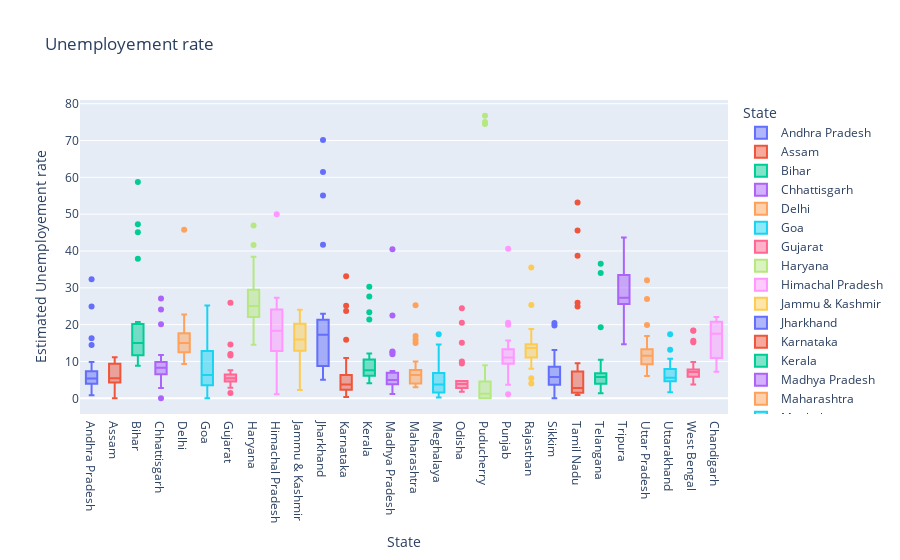

The code cell stored with this chart in its notebook:
### Code cell
fig=px.box(data,x='State',y='Estimated Unemployement rate',color='State',title='Unemployement rate')
fig.show()

### Figure 1 — Plotly figure (JSON) as saved in the notebook; plotly's stock layout.template omitted (floating-point values rounded to 4 significant figures)
{"data": [{"alignmentgroup": "True", "hovertemplate": "State=%{x}<br>Estimated Unemployement rate=%{y}<extra></extra>", "legendgroup": "Andhra Pradesh", "marker": {"color": "#636efa"}, "name": "Andhra Pradesh", "notched": false, "offsetgroup": "Andhra Pradesh", "orientation": "v", "showlegend": true, "type": "box", "x": ["Andhra Pradesh", "Andhra Pradesh", "Andhra Pradesh", "Andhra Pradesh", "Andhra Pradesh", "Andhra Pradesh", "Andhra Pradesh", "Andhra Pradesh", "Andhra Pradesh", "Andhra Pradesh", "Andhra Pradesh", "Andhra Pradesh", "Andhra Pradesh", "Andhra Pradesh", "Andhra Pradesh", "Andhra Pradesh", "Andhra Pradesh", "Andhra Pradesh", "Andhra Pradesh", "Andhra Pradesh", "Andhra Pradesh", "Andhra Pradesh", "Andhra Pradesh", "Andhra Pradesh", "Andhra Pradesh", "Andhra Pradesh", "Andhra Pradesh", "Andhra Pradesh"], "x0": " ", "xaxis": "x", "y": [3.65, 3.05, 3.75, 3.32, 5.17, 3.52, 4.12, 4.38, 4.84, 5.91, 4.06, 16.29, 14.46, 0.85, 6.09, 3.8, 5.64, 4.61, 6.01, 4.7, 7.54, 7.88, 7.11, 5.66, 9.88, 32.3, 24.91, 5.86], "y0": " ", "yaxis": "y"}, {"alignmentgroup": "True", "hovertemplate": "State=%{x}<br>Estimated Unemployement rate=%{y}<extra></extra>", "legendgroup": "Assam", "marker": {"color": "#EF553B"}, "name": "Assam", "notched": false, "offsetgroup": "Assam", "orientation": "v", "showlegend": true, "type": "box", "x": ["Assam", "Assam", "Assam", "Assam", "Assam", "Assam", "Assam", "Assam", "Assam", "Assam", "Assam", "Assam", "Assam", "Assam", "Assam", "Assam", "Assam", "Assam", "Assam", "Assam", "Assam", "Assam", "Assam", "Assam", "Assam", "Assam"], "x0": " ", "xaxis": "x", "y": [4.29, 5.08, 4.26, 5.79, 4.46, 4.65, 4.66, 4.29, 3.26, 3.77, 9.38, 0.0, 7.87, 9.89, 3.21, 10.39, 9.26, 11.17, 6.31, 5.02, 7.24, 9.98, 10.34, 8.37, 10.77, 3.42], "y0": " ", "yaxis": "y"}, {"alignmentgroup": "True", "hovertemplate": "State=%{x}<br>Estimated Unemployement rate=%{y}<extra></extra>", "legendgroup": "Bihar", "marker": {"color": "#00cc96"}, "name": "Bihar", "notched": false, "offsetgroup": "Bihar", "orientation": "v", "showlegend": true, "type": "box", "x": ["Bihar", "Bihar", "Bihar", "Bihar", "Bihar", "Bihar", "Bihar", "Bihar", "Bihar", "Bihar", "Bihar", "Bihar", "Bihar", "Bihar", "Bihar", "Bihar", "Bihar", "Bihar", "Bihar", "Bihar", "Bihar", "Bihar", "Bihar", "Bihar", "Bihar", "Bihar", "Bihar", "Bihar"], "x0": " ", "xaxis": "x", "y": [9.27, 10.2, 13.44, 11.0, 8.87, 12.47, 12.4, 10.16, 9.13, 9.61, 15.39, 45.09, 47.26, 20.49, 19.9, 13.29, 16.41, 17.66, 20.46, 14.06, 17.62, 14.91, 20.69, 15.11, 15.73, 58.77, 37.87, 12.45], "y0": " ", "yaxis": "y"}, {"alignmentgroup": "True", "hovertemplate": "State=%{x}<br>Estimated Unemployement rate=%{y}<extra></extra>", "legendgroup": "Chhattisgarh", "marker": {"color": "#ab63fa"}, "name": "Chhattisgarh", "notched": false, "offsetgroup": "Chhattisgarh", "orientation": "v", "showlegend": true, "type": "box", "x": ["Chhattisgarh", "Chhattisgarh", "Chhattisgarh", "Chhattisgarh", "Chhattisgarh", "Chhattisgarh", "Chhattisgarh", "Chhattisgarh", "Chhattisgarh", "Chhattisgarh", "Chhattisgarh", "Chhattisgarh", "Chhattisgarh", "Chhattisgarh", "Chhattisgarh", "Chhattisgarh", "Chhattisgarh", "Chhattisgarh", "Chhattisgarh", "Chhattisgarh", "Chhattisgarh", "Chhattisgarh", "Chhattisgarh", "Chhattisgarh", "Chhattisgarh", "Chhattisgarh", "Chhattisgarh", "Chhattisgarh"], "x0": " ", "xaxis": "x", "y": [9.82, 6.76, 4.54, 4.64, 8.33, 6.96, 2.77, 6.11, 9.89, 7.89, 7.31, 0.0, 7.64, 10.14, 9.77, 11.77, 8.17, 6.29, 9.46, 10.27, 8.32, 3.57, 9.01, 9.79, 8.21, 20.13, 24.1, 27.07], "y0": " ", "yaxis": "y"}, {"alignmentgroup": "True", "hovertemplate": "State=%{x}<br>Estimated Unemployement rate=%{y}<extra></extra>", "legendgroup": "Delhi", "marker": {"color": "#FFA15A"}, "name": "Delhi", "notched": false, "offsetgroup": "Delhi", "orientation": "v", "showlegend": true, "type": "box", "x": ["Delhi", "Delhi", "Delhi", "Delhi", "Delhi", "Delhi", "Delhi", "Delhi", "Delhi", "Delhi", "Delhi", "Delhi", "Delhi", "Delhi", "Delhi", "Delhi", "Delhi", "Delhi", "Delhi", "Delhi", "Delhi", "Delhi", "Delhi", "Delhi", "Delhi", "Delhi", "Delhi", "Delhi"], "x0": " ", "xaxis": "x", "y": [12.56, 9.33, 11.07, 17.18, 12.5, 15.84, 11.11, 16.97, 13.48, 13.81, 15.18, 20.69, 22.76, 21.14, 12.31, 12.76, 14.68, 13.52, 20.59, 12.41, 16.11, 11.07, 22.45, 14.86, 17.09, 16.51, 45.78, 18.11], "y0": " ", "yaxis": "y"}, {"alignmentgroup": "True", "hovertemplate": "State=%{x}<br>Estimated Unemployement rate=%{y}<extra></extra>", "legendgroup": "Goa", "marker": {"color": "#19d3f3"}, "name": "Goa", "notched": false, "offsetgroup": "Goa", "orientation": "v", "showlegend": true, "type": "box", "x": ["Goa", "Goa", "Goa", "Goa", "Goa", "Goa", "Goa", "Goa", "Goa", "Goa", "Goa", "Goa", "Goa", "Goa", "Goa", "Goa", "Goa", "Goa", "Goa", "Goa", "Goa", "Goa", "Goa", "Goa"], "x0": " ", "xaxis": "x", "y": [2.91, 5.45, 10.98, 1.98, 3.61, 7.21, 23.71, 3.54, 5.38, 0.0, 15.91, 20.0, 2.75, 13.33, 12.28, 4.9, 3.16, 12.31, 25.2, 16.22, 10.92, 4.31, 4.76, 11.76], "y0": " ", "yaxis": "y"}, {"alignmentgroup": "True", "hovertemplate": "State=%{x}<br>Estimated Unemployement rate=%{y}<extra></extra>", "legendgroup": "Gujarat", "marker": {"color": "#FF6692"}, "name": "Gujarat", "notched": false, "offsetgroup": "Gujarat", "orientation": "v", "showlegend": true, "type": "box", "x": ["Gujarat", "Gujarat", "Gujarat", "Gujarat", "Gujarat", "Gujarat", "Gujarat", "Gujarat", "Gujarat", "Gujarat", "Gujarat", "Gujarat", "Gujarat", "Gujarat", "Gujarat", "Gujarat", "Gujarat", "Gujarat", "Gujarat", "Gujarat", "Gujarat", "Gujarat", "Gujarat", "Gujarat", "Gujarat", "Gujarat", "Gujarat", "Gujarat"], "x0": " ", "xaxis": "x", "y": [2.88, 4.77, 4.58, 3.7, 6.29, 4.91, 4.68, 3.46, 5.35, 6.64, 7.59, 12.0, 14.58, 1.41, 4.09, 6.31, 5.15, 4.2, 5.96, 5.45, 7.53, 5.71, 5.82, 6.04, 5.39, 25.94, 11.62, 4.54], "y0": " ", "yaxis": "y"}, {"alignmentgroup": "True", "hovertemplate": "State=%{x}<br>Estimated Unemployement rate=%{y}<extra></extra>", "legendgroup": "Haryana", "marker": {"color": "#B6E880"}, "name": "Haryana", "notched": false, "offsetgroup": "Haryana", "orientation": "v", "showlegend": true, "type": "box", "x": ["Haryana", "Haryana", "Haryana", "Haryana", "Haryana", "Haryana", "Haryana", "Haryana", "Haryana", "Haryana", "Haryana", "Haryana", "Haryana", "Haryana", "Haryana", "Haryana", "Haryana", "Haryana", "Haryana", "Haryana", "Haryana", "Haryana", "Haryana", "Haryana", "Haryana", "Haryana", "Haryana", "Haryana"], "x0": " ", "xaxis": "x", "y": [14.54, 23.08, 16.22, 30.94, 16.36, 24.17, 16.59, 29.56, 16.21, 27.19, 23.92, 41.61, 34.22, 35.57, 24.67, 20.42, 25.45, 24.19, 26.84, 21.04, 27.06, 23.65, 27.24, 23.29, 27.14, 46.89, 38.46, 29.41], "y0": " ", "yaxis": "y"}, {"alignmentgroup": "True", "hovertemplate": "State=%{x}<br>Estimated Unemployement rate=%{y}<extra></extra>", "legendgroup": "Himachal Pradesh", "marker": {"color": "#FF97FF"}, "name": "Himachal Pradesh", "notched": false, "offsetgroup": "Himachal Pradesh", "orientation": "v", "showlegend": true, "type": "box", "x": ["Himachal Pradesh", "Himachal Pradesh", "Himachal Pradesh", "Himachal Pradesh", "Himachal Pradesh", "Himachal Pradesh", "Himachal Pradesh", "Himachal Pradesh", "Himachal Pradesh", "Himachal Pradesh", "Himachal Pradesh", "Himachal Pradesh", "Himachal Pradesh", "Himachal Pradesh", "Himachal Pradesh", "Himachal Pradesh", "Himachal Pradesh", "Himachal Pradesh", "Himachal Pradesh", "Himachal Pradesh", "Himachal Pradesh", "Himachal Pradesh", "Himachal Pradesh", "Himachal Pradesh", "Himachal Pradesh", "Himachal Pradesh", "Himachal Pradesh", "Himachal Pradesh"], "x0": " ", "xaxis": "x", "y": [13.68, 11.43, 20.59, 18.56, 15.98, 15.81, 22.86, 19.46, 16.67, 15.42, 17.71, 2.13, 25.64, 1.12, 10.88, 21.43, 21.51, 24.48, 12.0, 23.77, 27.27, 25.32, 18.15, 27.31, 26.44, 2.7, 50.0, 10.81], "y0": " ", "yaxis": "y"}, {"alignmentgroup": "True", "hovertemplate": "State=%{x}<br>Estimated Unemployement rate=%{y}<extra></extra>", "legendgroup": "Jammu & Kashmir", "marker": {"color": "#FECB52"}, "name": "Jammu & Kashmir", "notched": false, "offsetgroup": "Jammu & Kashmir", "orientation": "v", "showlegend": true, "type": "box", "x": ["Jammu & Kashmir", "Jammu & Kashmir", "Jammu & Kashmir", "Jammu & Kashmir", "Jammu & Kashmir", "Jammu & Kashmir", "Jammu & Kashmir", "Jammu & Kashmir", "Jammu & Kashmir", "Jammu & Kashmir", "Jammu & Kashmir", "Jammu & Kashmir", "Jammu & Kashmir", "Jammu & Kashmir", "Jammu & Kashmir", "Jammu & Kashmir", "Jammu & Kashmir", "Jammu & Kashmir", "Jammu & Kashmir", "Jammu & Kashmir", "Jammu & Kashmir"], "x0": " ", "xaxis": "x", "y": [12.78, 12.09, 13.67, 11.32, 19.27, 14.73, 22.19, 21.23, 16.0, 2.22, 18.97, 23.04, 19.88, 21.55, 24.06, 14.29, 7.02, 18.54, 19.86, 14.29, 12.96], "y0": " ", "yaxis": "y"}, {"alignmentgroup": "True", "hovertemplate": "State=%{x}<br>Estimated Unemployement rate=%{y}<extra></extra>", "legendgroup": "Jharkhand", "marker": {"color": "#636efa"}, "name": "Jharkhand", "notched": false, "offsetgroup": "Jharkhand", "orientation": "v", "showlegend": true, "type": "box", "x": ["Jharkhand", "Jharkhand", "Jharkhand", "Jharkhand", "Jharkhand", "Jharkhand", "Jharkhand", "Jharkhand", "Jharkhand", "Jharkhand", "Jharkhand", "Jharkhand", "Jharkhand", "Jharkhand", "Jharkhand", "Jharkhand", "Jharkhand", "Jharkhand", "Jharkhand", "Jharkhand", "Jharkhand", "Jharkhand", "Jharkhand", "Jharkhand", "Jharkhand", "Jharkhand", "Jharkhand", "Jharkhand"], "x0": " ", "xaxis": "x", "y": [7.11, 8.46, 9.98, 12.06, 7.12, 6.57, 8.07, 15.15, 6.16, 9.06, 5.01, 41.72, 55.1, 21.53, 17.23, 20.51, 15.67, 20.25, 21.16, 19.05, 17.34, 22.01, 22.96, 19.67, 16.4, 61.48, 70.17, 19.38], "y0": " ", "yaxis": "y"}, {"alignmentgroup": "True", "hovertemplate": "State=%{x}<br>Estimated Unemployement rate=%{y}<extra></extra>", "legendgroup": "Karnataka", "marker": {"color": "#EF553B"}, "name": "Karnataka", "notched": false, "offsetgroup": "Karnataka", "orientation": "v", "showlegend": true, "type": "box", "x": ["Karnataka", "Karnataka", "Karnataka", "Karnataka", "Karnataka", "Karnataka", "Karnataka", "Karnataka", "Karnataka", "Karnataka", "Karnataka", "Karnataka", "Karnataka", "Karnataka", "Karnataka", "Karnataka", "Karnataka", "Karnataka", "Karnataka", "Karnataka", "Karnataka", "Karnataka", "Karnataka", "Karnataka", "Karnataka", "Karnataka", "Karnataka", "Karnataka"], "x0": " ", "xaxis": "x", "y": [5.46, 5.98, 0.52, 0.37, 3.2, 7.13, 1.19, 0.41, 2.57, 4.11, 2.39, 33.17, 23.72, 10.92, 6.56, 5.0, 2.29, 1.27, 3.57, 3.87, 3.44, 1.56, 3.31, 2.88, 4.92, 25.12, 15.88, 6.12], "y0": " ", "yaxis": "y"}, {"alignmentgroup": "True", "hovertemplate": "State=%{x}<br>Estimated Unemployement rate=%{y}<extra></extra>", "legendgroup": "Kerala", "marker": {"color": "#00cc96"}, "name": "Kerala", "notched": false, "offsetgroup": "Kerala", "orientation": "v", "showlegend": true, "type": "box", "x": ["Kerala", "Kerala", "Kerala", "Kerala", "Kerala", "Kerala", "Kerala", "Kerala", "Kerala", "Kerala", "Kerala", "Kerala", "Kerala", "Kerala", "Kerala", "Kerala", "Kerala", "Kerala", "Kerala", "Kerala", "Kerala", "Kerala", "Kerala", "Kerala", "Kerala", "Kerala", "Kerala", "Kerala"], "x0": " ", "xaxis": "x", "y": [6.63, 9.0, 4.95, 10.32, 5.35, 9.14, 5.0, 10.77, 4.11, 8.91, 8.85, 10.71, 23.38, 27.66, 6.11, 6.67, 7.58, 7.69, 5.52, 5.35, 6.71, 7.31, 6.65, 6.08, 9.14, 21.43, 30.28, 12.17], "y0": " ", "yaxis": "y"}, {"alignmentgroup": "True", "hovertemplate": "State=%{x}<br>Estimated Unemployement rate=%{y}<extra></extra>", "legendgroup": "Madhya Pradesh", "marker": {"color": "#ab63fa"}, "name": "Madhya Pradesh", "notched": false, "offsetgroup": "Madhya Pradesh", "orientation": "v", "showlegend": true, "type": "box", "x": ["Madhya Pradesh", "Madhya Pradesh", "Madhya Pradesh", "Madhya Pradesh", "Madhya Pradesh", "Madhya Pradesh", "Madhya Pradesh", "Madhya Pradesh", "Madhya Pradesh", "Madhya Pradesh", "Madhya Pradesh", "Madhya Pradesh", "Madhya Pradesh", "Madhya Pradesh", "Madhya Pradesh", "Madhya Pradesh", "Madhya Pradesh", "Madhya Pradesh", "Madhya Pradesh", "Madhya Pradesh", "Madhya Pradesh", "Madhya Pradesh", "Madhya Pradesh", "Madhya Pradesh", "Madhya Pradesh", "Madhya Pradesh", "Madhya Pradesh", "Madhya Pradesh"], "x0": " ", "xaxis": "x", "y": [3.63, 4.25, 3.92, 4.94, 3.08, 2.98, 2.72, 2.94, 3.66, 4.42, 1.19, 12.5, 22.46, 6.46, 3.91, 6.38, 7.38, 6.82, 7.0, 4.4, 6.06, 6.2, 5.17, 4.96, 4.8, 11.94, 40.49, 12.72], "y0": " ", "yaxis": "y"}, {"alignmentgroup": "True", "hovertemplate": "State=%{x}<br>Estimated Unemployement rate=%{y}<extra></extra>", "legendgroup": "Maharashtra", "marker": {"color": "#FFA15A"}, "name": "Maharashtra", "notched": false, "offsetgroup": "Maharashtra", "orientation": "v", "showlegend": true, "type": "box", "x": ["Maharashtra", "Maharashtra", "Maharashtra", "Maharashtra", "Maharashtra", "Maharashtra", "Maharashtra", "Maharashtra", "Maharashtra", "Maharashtra", "Maharashtra", "Maharashtra", "Maharashtra", "Maharashtra", "Maharashtra", "Maharashtra", "Maharashtra", "Maharashtra", "Maharashtra", "Maharashtra", "Maharashtra", "Maharashtra", "Maharashtra", "Maharashtra", "Maharashtra", "Maharashtra", "Maharashtra", "Maharashtra"], "x0": " ", "xaxis": "x", "y": [3.67, 4.34, 3.66, 3.76, 4.4, 3.81, 3.68, 3.03, 3.8, 4.24, 5.38, 25.28, 16.89, 9.4, 6.08, 6.46, 6.35, 7.57, 7.6, 7.51, 7.6, 7.83, 6.67, 5.34, 6.34, 14.99, 15.92, 10.01], "y0": " ", "yaxis": "y"}, {"alignmentgroup": "True", "hovertemplate": "State=%{x}<br>Estimated Unemployement rate=%{y}<extra></extra>", "legendgroup": "Meghalaya", "marker": {"color": "#19d3f3"}, "name": "Meghalaya", "notched": false, "offsetgroup": "Meghalaya", "orientation": "v", "showlegend": true, "type": "box", "x": ["Meghalaya", "Meghalaya", "Meghalaya", "Meghalaya", "Meghalaya", "Meghalaya", "Meghalaya", "Meghalaya", "Meghalaya", "Meghalaya", "Meghalaya", "Meghalaya", "Meghalaya", "Meghalaya", "Meghalaya", "Meghalaya", "Meghalaya", "Meghalaya", "Meghalaya", "Meghalaya", "Meghalaya", "Meghalaya", "Meghalaya", "Meghalaya", "Meghalaya", "Meghalaya", "Meghalaya"], "x0": " ", "xaxis": "x", "y": [3.16, 4.23, 1.03, 0.52, 0.24, 3.7, 1.5, 1.8, 0.97, 2.76, 1.28, 8.38, 3.73, 1.35, 8.4, 8.66, 4.43, 5.8, 5.3, 7.2, 3.02, 5.21, 4.76, 7.37, 2.8, 17.39, 14.58], "y0": " ", "yaxis": "y"}, {"alignmentgroup": "True", "hovertemplate": "State=%{x}<br>Estimated Unemployement rate=%{y}<extra></extra>", "legendgroup": "Odisha", "marker": {"color": "#FF6692"}, "name": "Odisha", "notched": false, "offsetgroup": "Odisha", "orientation": "v", "showlegend": true, "type": "box", "x": ["Odisha", "Odisha", "Odisha", "Odisha", "Odisha", "Odisha", "Odisha", "Odisha", "Odisha", "Odisha", "Odisha", "Odisha", "Odisha", "Odisha", "Odisha", "Odisha", "Odisha", "Odisha", "Odisha", "Odisha", "Odisha", "Odisha", "Odisha", "Odisha", "Odisha", "Odisha", "Odisha", "Odisha"], "x0": " ", "xaxis": "x", "y": [4.17, 4.71, 3.31, 3.68, 4.31, 4.28, 4.72, 4.67, 1.81, 3.31, 15.09, 24.48, 9.45, 4.59, 2.95, 2.63, 1.78, 3.5, 3.78, 4.5, 2.23, 3.36, 2.28, 2.19, 3.96, 20.5, 10.0, 2.18], "y0": " ", "yaxis": "y"}, {"alignmentgroup": "True", "hovertemplate": "State=%{x}<br>Estimated Unemployement rate=%{y}<extra></extra>", "legendgroup": "Puducherry", "marker": {"color": "#B6E880"}, "name": "Puducherry", "notched": false, "offsetgroup": "Puducherry", "orientation": "v", "showlegend": true, "type": "box", "x": ["Puducherry", "Puducherry", "Puducherry", "Puducherry", "Puducherry", "Puducherry", "Puducherry", "Puducherry", "Puducherry", "Puducherry", "Puducherry", "Puducherry", "Puducherry", "Puducherry", "Puducherry", "Puducherry", "Puducherry", "Puducherry", "Puducherry", "Puducherry", "Puducherry", "Puducherry", "Puducherry", "Puducherry", "Puducherry", "Puducherry"], "x0": " ", "xaxis": "x", "y": [0.0, 0.0, 0.0, 4.85, 0.0, 1.18, 0.0, 1.99, 0.58, 1.74, 2.31, 74.51, 1.25, 0.0, 0.0, 8.95, 1.22, 1.17, 1.37, 5.21, 0.57, 1.78, 0.62, 76.74, 75.0, 4.55], "y0": " ", "yaxis": "y"}, {"alignmentgroup": "True", "hovertemplate": "State=%{x}<br>Estimated Unemployement rate=%{y}<extra></extra>", "legendgroup": "Punjab", "marker": {"color": "#FF97FF"}, "name": "Punjab", "notched": false, "offsetgroup": "Punjab", "orientation": "v", "showlegend": true, "type": "box", "x": ["Punjab", "Punjab", "Punjab", "Punjab", "Punjab", "Punjab", "Punjab", "Punjab", "Punjab", "Punjab", "Punjab", "Punjab", "Punjab", "Punjab", "Punjab", "Punjab", "Punjab", "Punjab", "Punjab", "Punjab", "Punjab", "Punjab", "Punjab", "Punjab", "Punjab", "Punjab", "Punjab", "Punjab"], "x0": " ", "xaxis": "x", "y": [9.17, 12.21, 9.64, 6.69, 8.59, 12.56, 7.07, 6.13, 9.69, 10.41, 10.51, 3.69, 40.59, 20.0, 13.49, 13.17, 11.61, 11.99, 15.69, 13.75, 10.39, 11.97, 13.68, 11.99, 9.97, 1.13, 20.54, 10.55], "y0": " ", "yaxis": "y"}, {"alignmentgroup": "True", "hovertemplate": "State=%{x}<br>Estimated Unemployement rate=%{y}<extra></extra>", "legendgroup": "Rajasthan", "marker": {"color": "#FECB52"}, "name": "Rajasthan", "notched": false, "offsetgroup": "Rajasthan", "orientation": "v", "showlegend": true, "type": "box", "x": ["Rajasthan", "Rajasthan", "Rajasthan", "Rajasthan", "Rajasthan", "Rajasthan", "Rajasthan", "Rajasthan", "Rajasthan", "Rajasthan", "Rajasthan", "Rajasthan", "Rajasthan", "Rajasthan", "Rajasthan", "Rajasthan", "Rajasthan", "Rajasthan", "Rajasthan", "Rajasthan", "Rajasthan", "Rajasthan", "Rajasthan", "Rajasthan", "Rajasthan", "Rajasthan", "Rajasthan", "Rajasthan"], "x0": " ", "xaxis": "x", "y": [4.03, 13.7, 9.7, 12.5, 5.45, 14.66, 10.47, 13.96, 8.0, 14.48, 9.47, 12.25, 10.45, 13.86, 13.62, 14.36, 11.67, 14.71, 12.63, 13.02, 14.3, 18.04, 18.82, 17.02, 18.54, 35.53, 25.35, 13.04], "y0": " ", "yaxis": "y"}, {"alignmentgroup": "True", "hovertemplate": "State=%{x}<br>Estimated Unemployement rate=%{y}<extra></extra>", "legendgroup": "Sikkim", "marker": {"color": "#636efa"}, "name": "Sikkim", "notched": false, "offsetgroup": "Sikkim", "orientation": "v", "showlegend": true, "type": "box", "x": ["Sikkim", "Sikkim", "Sikkim", "Sikkim", "Sikkim", "Sikkim", "Sikkim", "Sikkim", "Sikkim", "Sikkim", "Sikkim", "Sikkim", "Sikkim", "Sikkim", "Sikkim", "Sikkim", "Sikkim"], "x0": " ", "xaxis": "x", "y": [5.48, 13.11, 1.0, 0.0, 5.81, 8.2, 7.76, 2.56, 4.82, 4.81, 9.68, 4.04, 7.37, 20.45, 5.77, 19.75, 2.63], "y0": " ", "yaxis": "y"}, {"alignmentgroup": "True", "hovertemplate": "State=%{x}<br>Estimated Unemployement rate=%{y}<extra></extra>", "legendgroup": "Tamil Nadu", "marker": {"color": "#EF553B"}, "name": "Tamil Nadu", "notched": false, "offsetgroup": "Tamil Nadu", "orientation": "v", "showlegend": true, "type": "box", "x": ["Tamil Nadu", "Tamil Nadu", "Tamil Nadu", "Tamil Nadu", "Tamil Nadu", "Tamil Nadu", "Tamil Nadu", "Tamil Nadu", "Tamil Nadu", "Tamil Nadu", "Tamil Nadu", "Tamil Nadu", "Tamil Nadu", "Tamil Nadu", "Tamil Nadu", "Tamil Nadu", "Tamil Nadu", "Tamil Nadu", "Tamil Nadu", "Tamil Nadu", "Tamil Nadu", "Tamil Nadu", "Tamil Nadu", "Tamil Nadu", "Tamil Nadu", "Tamil Nadu", "Tamil Nadu", "Tamil Nadu"], "x0": " ", "xaxis": "x", "y": [0.97, 0.92, 6.01, 2.91, 1.71, 1.46, 2.46, 3.73, 1.18, 1.17, 6.36, 53.19, 38.73, 2.06, 0.89, 1.56, 3.18, 9.53, 1.86, 1.13, 2.65, 8.05, 2.05, 3.31, 6.46, 45.55, 25.95, 24.93], "y0": " ", "yaxis": "y"}, {"alignmentgroup": "True", "hovertemplate": "State=%{x}<br>Estimated Unemployement rate=%{y}<extra></extra>", "legendgroup": "Telangana", "marker": {"color": "#00cc96"}, "name": "Telangana", "notched": false, "offsetgroup": "Telangana", "orientation": "v", "showlegend": true, "type": "box", "x": ["Telangana", "Telangana", "Telangana", "Telangana", "Telangana", "Telangana", "Telangana", "Telangana", "Telangana", "Telangana", "Telangana", "Telangana", "Telangana", "Telangana", "Telangana", "Telangana", "Telangana", "Telangana", "Telangana", "Telangana", "Telangana", "Telangana", "Telangana", "Telangana", "Telangana", "Telangana", "Telangana", "Telangana"], "x0": " ", "xaxis": "x", "y": [2.23, 5.92, 2.45, 1.4, 5.49, 7.29, 6.47, 1.35, 5.02, 9.02, 5.63, 4.51, 34.01, 19.3, 1.52, 1.43, 3.73, 4.19, 6.19, 6.74, 5.23, 4.22, 6.49, 6.74, 6.1, 10.5, 36.57, 6.92], "y0": " ", "yaxis": "y"}, {"alignmentgroup": "True", "hovertemplate": "State=%{x}<br>Estimated Unemployement rate=%{y}<extra></extra>", "legendgroup": "Tripura", "marker": {"color": "#ab63fa"}, "name": "Tripura", "notched": false, "offsetgroup": "Tripura", "orientation": "v", "showlegend": true, "type": "box", "x": ["Tripura", "Tripura", "Tripura", "Tripura", "Tripura", "Tripura", "Tripura", "Tripura", "Tripura", "Tripura", "Tripura", "Tripura", "Tripura", "Tripura", "Tripura", "Tripura", "Tripura", "Tripura", "Tripura", "Tripura", "Tripura", "Tripura", "Tripura", "Tripura", "Tripura", "Tripura", "Tripura", "Tripura"], "x0": " ", "xaxis": "x", "y": [29.25, 26.64, 22.47, 25.49, 30.23, 27.54, 25.25, 26.53, 31.91, 26.22, 31.61, 43.64, 14.71, 18.84, 34.69, 25.59, 25.81, 33.45, 33.57, 26.67, 27.15, 33.48, 34.37, 33.88, 25.69, 34.88, 16.78, 27.47], "y0": " ", "yaxis": "y"}, {"alignmentgroup": "True", "hovertemplate": "State=%{x}<br>Estimated Unemployement rate=%{y}<extra></extra>", "legendgroup": "Uttar Pradesh", "marker": {"color": "#FFA15A"}, "name": "Uttar Pradesh", "notched": false, "offsetgroup": "Uttar Pradesh", "orientation": "v", "showlegend": true, "type": "box", "x": ["Uttar Pradesh", "Uttar Pradesh", "Uttar Pradesh", "Uttar Pradesh", "Uttar Pradesh", "Uttar Pradesh", "Uttar Pradesh", "Uttar Pradesh", "Uttar Pradesh", "Uttar Pradesh", "Uttar Pradesh", "Uttar Pradesh", "Uttar Pradesh", "Uttar Pradesh", "Uttar Pradesh", "Uttar Pradesh", "Uttar Pradesh", "Uttar Pradesh", "Uttar Pradesh", "Uttar Pradesh", "Uttar Pradesh", "Uttar Pradesh", "Uttar Pradesh", "Uttar Pradesh", "Uttar Pradesh", "Uttar Pradesh", "Uttar Pradesh", "Uttar Pradesh"], "x0": " ", "xaxis": "x", "y": [10.26, 11.13, 9.19, 11.47, 6.45, 10.18, 6.94, 8.43, 6.06, 8.12, 9.37, 19.92, 16.89, 8.51, 14.4, 11.62, 11.8, 14.73, 13.58, 10.35, 11.31, 12.37, 12.34, 11.65, 12.32, 26.94, 32.06, 13.05], "y0": " ", "yaxis": "y"}, {"alignmentgroup": "True", "hovertemplate": "State=%{x}<br>Estimated Unemployement rate=%{y}<extra></extra>", "legendgroup": "Uttarakhand", "marker": {"color": "#19d3f3"}, "name": "Uttarakhand", "notched": false, "offsetgroup": "Uttarakhand", "orientation": "v", "showlegend": true, "type": "box", "x": ["Uttarakhand", "Uttarakhand", "Uttarakhand", "Uttarakhand", "Uttarakhand", "Uttarakhand", "Uttarakhand", "Uttarakhand", "Uttarakhand", "Uttarakhand", "Uttarakhand", "Uttarakhand", "Uttarakhand", "Uttarakhand", "Uttarakhand", "Uttarakhand", "Uttarakhand", "Uttarakhand", "Uttarakhand", "Uttarakhand", "Uttarakhand", "Uttarakhand", "Uttarakhand", "Uttarakhand", "Uttarakhand", "Uttarakhand", "Uttarakhand"], "x0": " ", "xaxis": "x", "y": [1.63, 4.65, 5.74, 6.11, 3.47, 4.83, 5.56, 4.52, 4.17, 4.85, 3.66, 3.57, 10.71, 9.17, 4.69, 6.94, 7.43, 9.62, 4.72, 6.34, 7.39, 8.92, 5.28, 8.15, 13.18, 17.36, 5.08], "y0": " ", "yaxis": "y"}, {"alignmentgroup": "True", "hovertemplate": "State=%{x}<br>Estimated Unemployement rate=%{y}<extra></extra>", "legendgroup": "West Bengal", "marker": {"color": "#FF6692"}, "name": "West Bengal", "notched": false, "offsetgroup": "West Bengal", "orientation": "v", "showlegend": true, "type": "box", "x": ["West Bengal", "West Bengal", "West Bengal", "West Bengal", "West Bengal", "West Bengal", "West Bengal", "West Bengal", "West Bengal", "West Bengal", "West Bengal", "West Bengal", "West Bengal", "West Bengal", "West Bengal", "West Bengal", "West Bengal", "West Bengal", "West Bengal", "West Bengal", "West Bengal", "West Bengal", "West Bengal", "West Bengal", "West Bengal", "West Bengal", "West Bengal", "West Bengal"], "x0": " ", "xaxis": "x", "y": [6.02, 5.85, 5.62, 5.58, 5.26, 6.78, 5.83, 5.79, 6.79, 3.78, 7.02, 18.32, 18.43, 4.94, 7.25, 7.38, 7.91, 7.27, 7.79, 7.83, 6.61, 7.24, 7.27, 7.55, 6.67, 15.63, 15.22, 9.86], "y0": " ", "yaxis": "y"}, {"alignmentgroup": "True", "hovertemplate": "State=%{x}<br>Estimated Unemployement rate=%{y}<extra></extra>", "legendgroup": "Chandigarh", "marker": {"color": "#FF97FF"}, "name": "Chandigarh", "notched": false, "offsetgroup": "Chandigarh", "orientation": "v", "showlegend": true, "type": "box", "x": ["Chandigarh", "Chandigarh", "Chandigarh", "Chandigarh", "Chandigarh", "Chandigarh", "Chandigarh", "Chandigarh", "Chandigarh", "Chandigarh", "Chandigarh", "Chandigarh"], "x0": " ", "xaxis": "x", "y": [18.35, 12.4, 21.8, 9.52, 20.14, 13.99, 22.05, 8.33, 20.0, 16.67, 21.43, 7.22], "y0": " ", "yaxis": "y"}], "layout": {"boxmode": "overlay", "legend": {"title": {"text": "State"}, "tracegroupgap": 0}, "title": {"text": "Unemployement rate"}, "xaxis": {"anchor": "y", "categoryarray": ["Andhra Pradesh", "Assam", "Bihar", "Chhattisgarh", "Delhi", "Goa", "Gujarat", "Haryana", "Himachal Pradesh", "Jammu & Kashmir", "Jharkhand", "Karnataka", "Kerala", "Madhya Pradesh", "Maharashtra", "Meghalaya", "Odisha", "Puducherry", "Punjab", "Rajasthan", "Sikkim", "Tamil Nadu", "Telangana", "Tripura", "Uttar Pradesh", "Uttarakhand", "West Bengal", null, "Chandigarh"], "categoryorder": "array", "domain": [0, 1], "title": {"text": "State"}}, "yaxis": {"anchor": "x", "domain": [0, 1], "title": {"text": "Estimated Unemployement rate"}}}}
